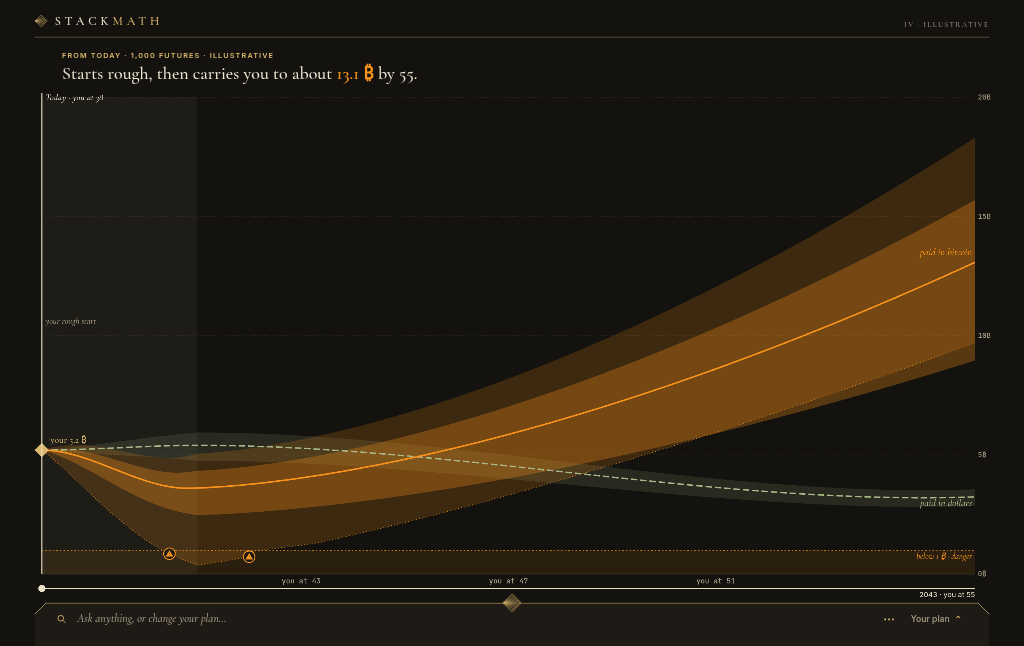
#> input picture docs/design/v32-ref/depth/v32/diff/orig-home.png, 1024 x 646 px, found by its file name; its folder holds 7 pictures in this run
$ python cmp.py
#> lines starting #> are read from the running program, lines starting #| are printed output that depends on the picture
from PIL import Image,ImageChops
import sys
REF='/cursor/stores/store-bd958ffa-9f6e-41dc-9328-5f25b76e8f28/grok-bot/agents/e8dc8b2b-e405-4009-822b-3314f56ec996/attachments/01M598CW73GVN5Q1QB16YTHPDA.png'
def L(p):return Image.open(p).convert('RGB').resize((1024,646),Image.LANCZOS)
#> called with p = 'v32/diff/orig-home.png'
#> returned value is the input picture: PIL image 1024x646 RGB; mean R, G, B 38.5, 29.9, 17.8
def cmp(a,b,name,regions):
    A,B=L(a),L(b);d=ImageChops.difference(A,B).convert('L');d.point(lambda v:min(255,v*5)).save(f'v32/diff/{name}.png')
#> call 2 of L, with p = 'v32-plans.png'
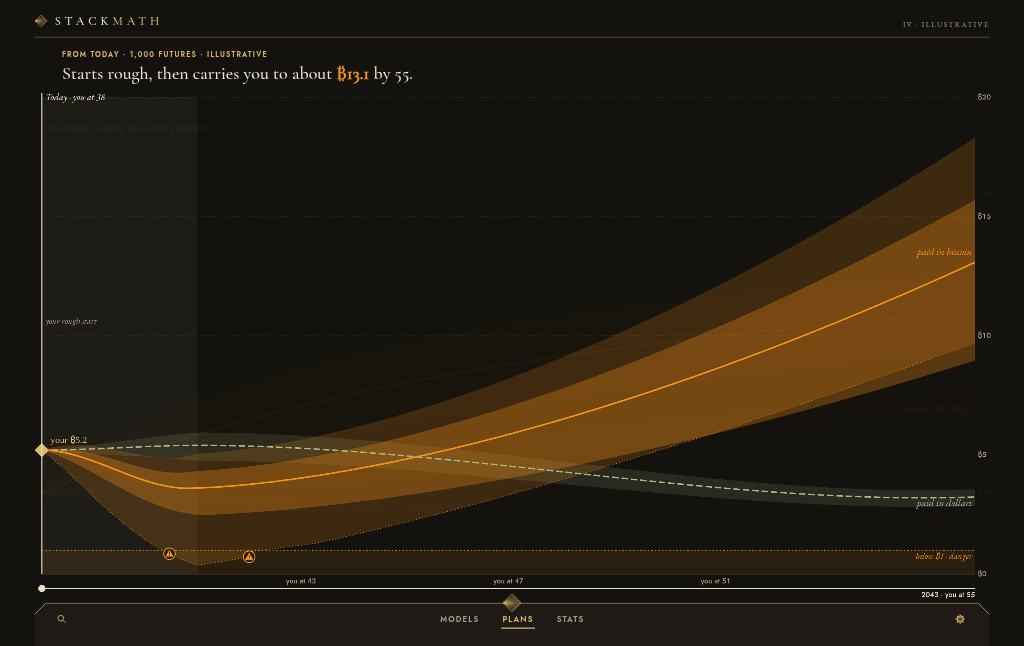
#> input picture docs/design/v32-ref/depth/v32-plans.png, 1024 x 646 px, found by its file name
#> in L, returned value is the input picture: PIL image 1024x646 RGB; mean R, G, B 38.9, 30.1, 17.6
#> after `d = ImageChops.difference(A, B).convert('L')`:
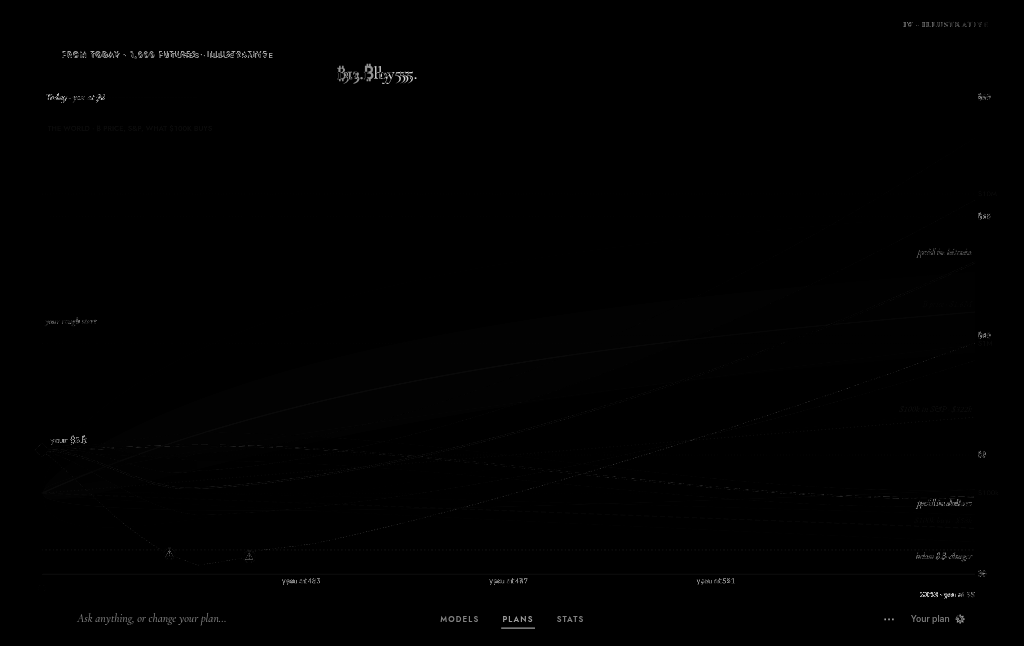
#> d: PIL image 1024x646 L; min 0, max 214, mean 0.8
#> after `A, B = (L(a), L(b))`:
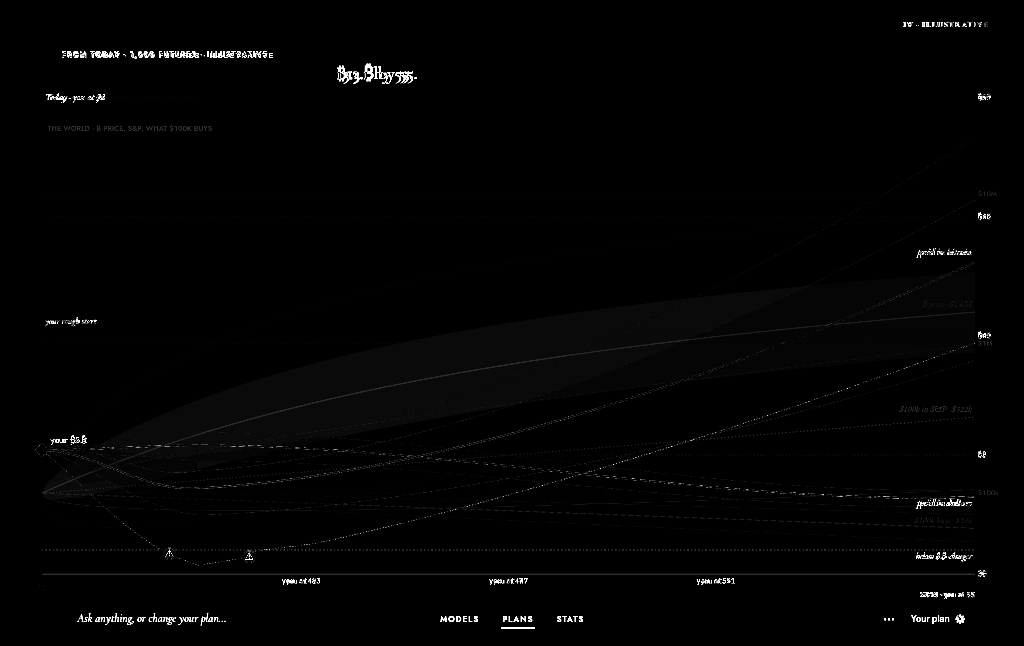
#> saved as plans-vs-orig-v32-home.png: PIL image 1024x646 L; min 0, max 255, mean 3
    tot=sum(d.histogram()[25:]);print(f'{name}: pixels differing >24/255: {tot} of {1024*646} ({tot/1024/646*100:.2f}%)')
#> after `tot = sum(d.histogram()[25:])`: tot = 4227
#| plans-vs-orig-v32-home: pixels differing >24/255: 4227 of 661504 (0.64%)
    for rn,box in regions.items():
        h=d.crop(box).histogram();n=sum(h[25:]);print(f'   {rn:28s} {n:6d} px ({n/((box[2]-box[0])*(box[3]-box[1]))*100:.2f}%)')
#> this loop made 4 passes
#> n on passes 1 to 4: 1545, 1279, 718, 1403
#|    header+headline (0-90)         1545 px (1.68%)
#|    chart (90-580)                 1279 px (0.25%)
#|    chart excl. labels              718 px (0.17%)
#|    dock (580-646)                 1403 px (2.08%)
R={'header+headline (0-90)':(0,0,1024,90),'chart (90-580)':(0,90,1024,580),'chart excl. labels':(60,110,960,570),'dock (580-646)':(0,580,1024,646)}
cmp('v32/diff/orig-home.png','v32-plans.png','plans-vs-orig-v32-home',R)
R2={'header+headline (0-90)':(0,0,1024,90),'chart (90-500)':(0,90,1024,500),'chart excl. labels':(60,110,960,490),'sheet (500-646)':(0,500,1024,646)}
cmp(REF,'v32/diff/orig-search.png','orig-v32-search-vs-reference',R2)
#> (the run stopped early here; a loop or call above may not have finished)
